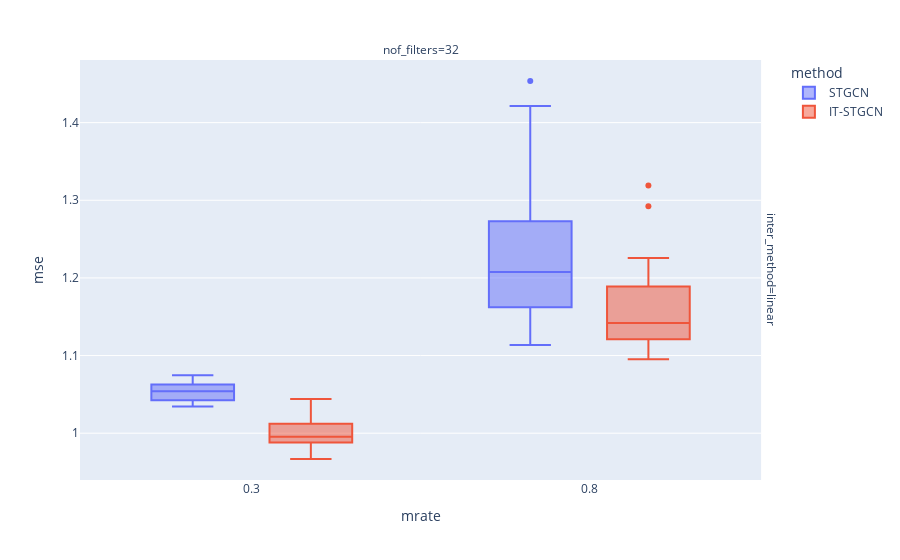

Notebook cell for this chart:
### Markdown cell above
## Random

### Code cell
data.query("method!='GNAR' and mtype =='rand'").plot.box(backend='plotly',x='mrate',color='method',y='mse',facet_col='nof_filters',facet_row='inter_method',height=800)

### Figure 1 — Plotly figure (JSON) as saved in the notebook; plotly's stock layout.template omitted (floating-point values rounded to 4 significant figures)
{"data": [{"alignmentgroup": "True", "hovertemplate": "method=STGCN<br>inter_method=linear<br>nof_filters=32<br>mrate=%{x}<br>mse=%{y}<extra></extra>", "legendgroup": "STGCN", "marker": {"color": "#636efa"}, "name": "STGCN", "notched": false, "offsetgroup": "STGCN", "orientation": "v", "showlegend": true, "type": "box", "x": [0.3, 0.8, 0.3, 0.8, 0.3, 0.8, 0.3, 0.8, 0.3, 0.8, 0.3, 0.8, 0.3, 0.8, 0.3, 0.8, 0.3, 0.8, 0.3, 0.8, 0.3, 0.8, 0.3, 0.8, 0.3, 0.8, 0.3, 0.8, 0.3, 0.8, 0.3, 0.8, 0.3, 0.8, 0.3, 0.8, 0.3, 0.8, 0.3, 0.8, 0.3, 0.8, 0.3, 0.8, 0.3, 0.8, 0.3, 0.8, 0.3, 0.8, 0.3, 0.8, 0.3, 0.8, 0.3, 0.8, 0.3, 0.8, 0.3, 0.8], "x0": " ", "xaxis": "x", "y": [1.066, 1.226, 1.065, 1.454, 1.034, 1.169, 1.064, 1.218, 1.075, 1.41, 1.057, 1.162, 1.046, 1.267, 1.051, 1.208, 1.06, 1.288, 1.041, 1.141, 1.04, 1.151, 1.063, 1.273, 1.066, 1.259, 1.055, 1.421, 1.052, 1.114, 1.07, 1.198, 1.043, 1.141, 1.066, 1.134, 1.055, 1.14, 1.057, 1.171, 1.042, 1.232, 1.051, 1.349, 1.038, 1.262, 1.061, 1.206, 1.053, 1.186, 1.038, 1.413, 1.041, 1.207, 1.054, 1.187, 1.055, 1.116, 1.054, 1.309], "y0": " ", "yaxis": "y"}, {"alignmentgroup": "True", "hovertemplate": "method=IT-STGCN<br>inter_method=linear<br>nof_filters=32<br>mrate=%{x}<br>mse=%{y}<extra></extra>", "legendgroup": "IT-STGCN", "marker": {"color": "#EF553B"}, "name": "IT-STGCN", "notched": false, "offsetgroup": "IT-STGCN", "orientation": "v", "showlegend": true, "type": "box", "x": [0.3, 0.8, 0.3, 0.8, 0.3, 0.8, 0.3, 0.8, 0.3, 0.8, 0.3, 0.8, 0.3, 0.8, 0.3, 0.8, 0.3, 0.8, 0.3, 0.8, 0.3, 0.8, 0.3, 0.8, 0.3, 0.8, 0.3, 0.8, 0.3, 0.8, 0.3, 0.8, 0.3, 0.8, 0.3, 0.8, 0.3, 0.8, 0.3, 0.8, 0.3, 0.8, 0.3, 0.8, 0.3, 0.8, 0.3, 0.8, 0.3, 0.8, 0.3, 0.8, 0.3, 0.8, 0.3, 0.8, 0.3, 0.8, 0.3, 0.8], "x0": " ", "xaxis": "x", "y": [1.01, 1.119, 0.9885, 1.135, 1.018, 1.15, 1.044, 1.121, 0.9974, 1.115, 0.9668, 1.182, 0.9965, 1.111, 0.97, 1.151, 0.9951, 1.118, 1.005, 1.095, 1.025, 1.127, 0.9837, 1.125, 0.9911, 1.292, 0.9721, 1.184, 1.013, 1.113, 0.9739, 1.14, 1.009, 1.143, 1.012, 1.212, 0.988, 1.198, 0.9905, 1.174, 0.9959, 1.203, 0.9834, 1.137, 0.9943, 1.139, 0.9944, 1.21, 1.023, 1.185, 0.9937, 1.134, 1.004, 1.319, 1.025, 1.096, 0.972, 1.189, 1.017, 1.226], "y0": " ", "yaxis": "y"}], "layout": {"annotations": [{"font": {}, "showarrow": false, "text": "nof_filters=32", "x": 0.49, "xanchor": "center", "xref": "paper", "y": 1, "yanchor": "bottom", "yref": "paper"}, {"font": {}, "showarrow": false, "text": "inter_method=linear", "textangle": 90, "x": 0.98, "xanchor": "left", "xref": "paper", "y": 0.5, "yanchor": "middle", "yref": "paper"}], "autosize": true, "boxmode": "group", "legend": {"title": {"text": "method"}, "tracegroupgap": 0}, "margin": {"t": 60}, "xaxis": {"anchor": "y", "autorange": true, "domain": [0, 0.98], "range": [0.04811, 1.052], "title": {"text": "mrate"}, "type": "linear"}, "yaxis": {"anchor": "x", "autorange": true, "domain": [0, 1], "range": [0.9397, 1.481], "title": {"text": "mse"}, "type": "linear"}}}
